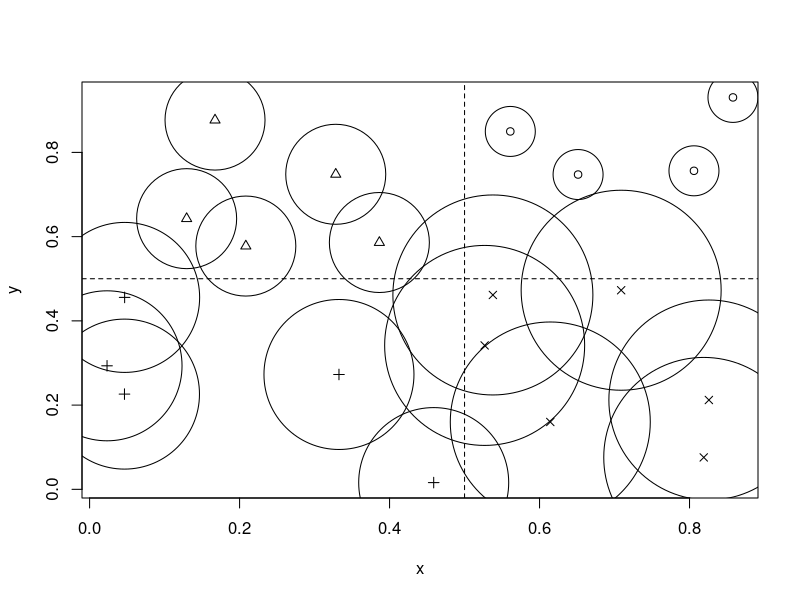
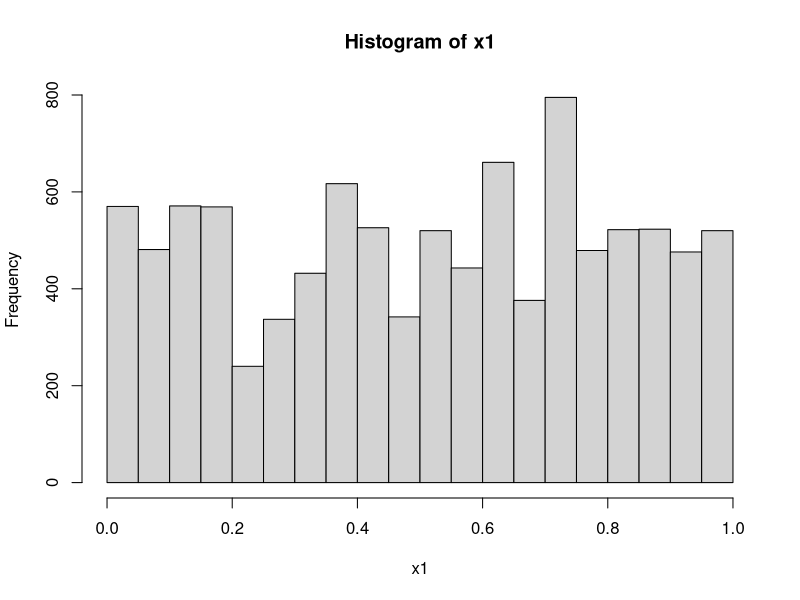
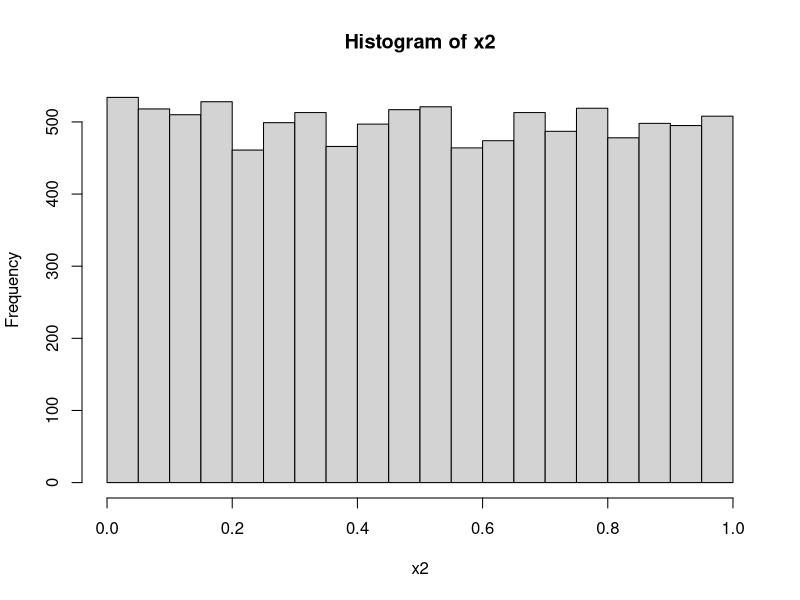
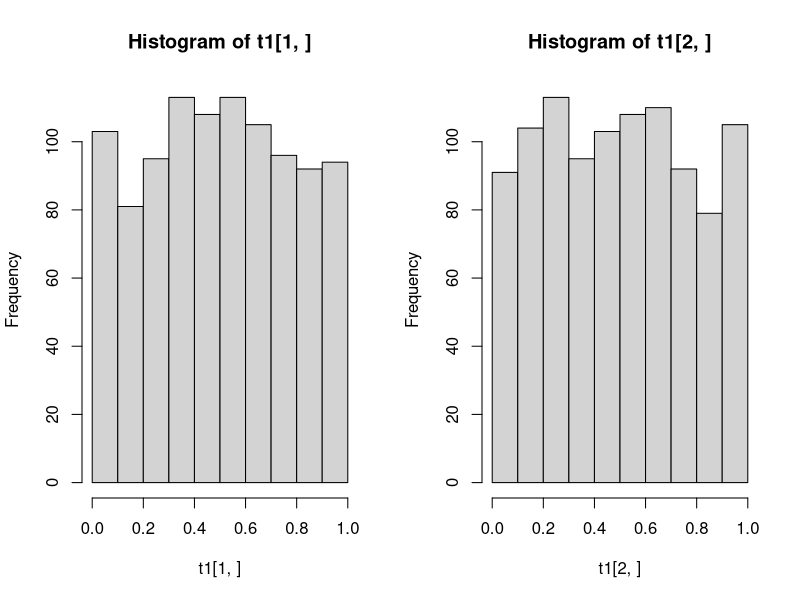
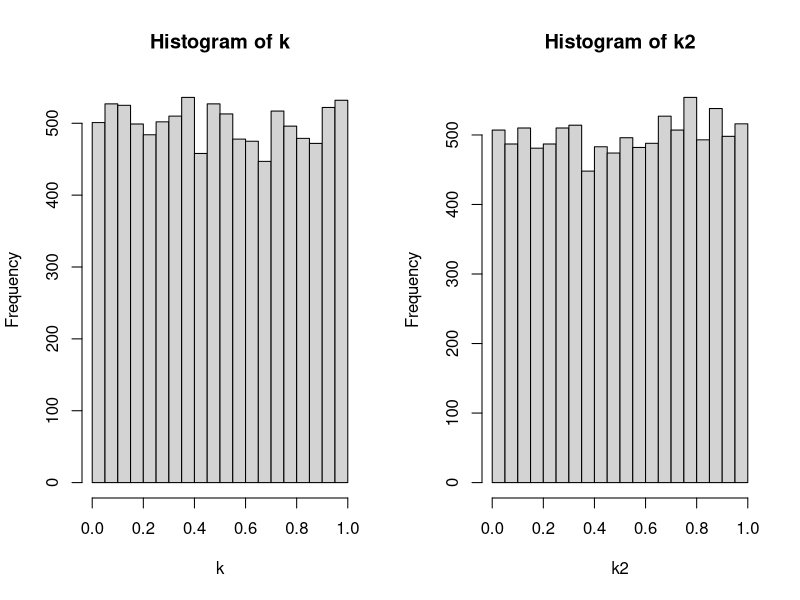
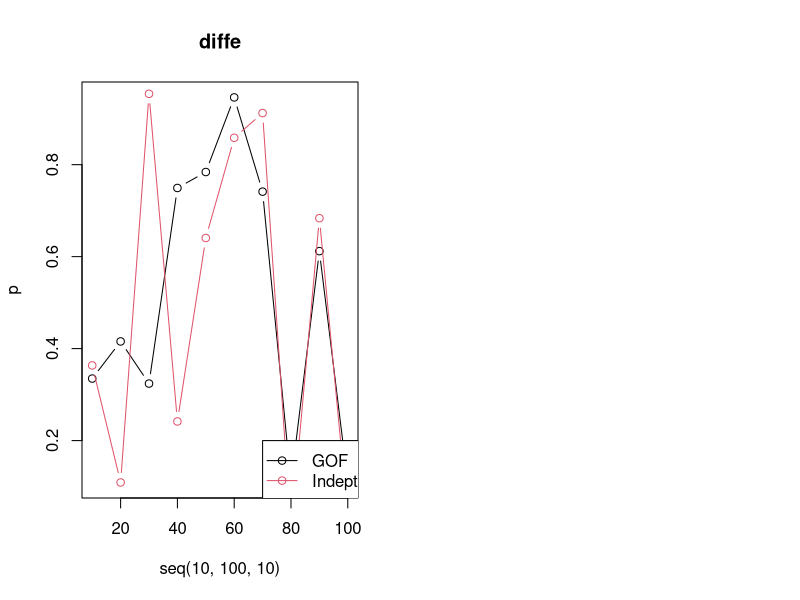

Generate these figures, in order, with R:
##-HW1-################
#1(a)
rep(seq(0,4), each = 5)

#1(b)
seq(1:5) + rep(0:4, each = 5)

#1(C) 
x <- c("red","yellow","blue","green","magenta","cyan")
i <- seq(1:3) + rep(0:3, each = 3)
x[i]


#2(a)-################
library(spatstat)

mindist <- function(x, y){
 min(nndist(x, y))
}

x <- runif(20)
y <- runif(20)
mindist(x, y)

#2(b)
grid <- function(x){
  if(x[1] > 0.5 && x[2] > 0.5){index <- 1
  }else if(x[1] < 0.5 && x[2] > 0.5){index <- 2
  }else if(x[1] < 0.5 && x[2] < 0.5){index <- 3
  }else {index <- 4}
}
xy <- rbind(x,y)
index <- apply(xy, 2, grid)

plot(x, y, pch=index)
abline(h = 0.5, v = 0.5, lty=2)

#2(c)
symbols(x, y, circles = index, add = T)


#3-################
gcd = function(a,b){
  if (b==0) a else gcd(b, a %% b) 
}

lcm = function(c,d){
  return(c * d / gcd(c,d)) 
}


#4(a)-################
midsqur <- function(seed,times){
  numvector <- NULL
  for(i in 1:times){
    num <- seed * seed
    seed <- (num%/%1000) %% 1000000
    numvector <- c(numvector, seed)
  }
  numvector <- (numvector / 10^6)
  return(numvector)
}

x <- ceiling(runif(1, 0, 999999)) 
x1 <- midsqur(x, 10000)
hist(x1)
ks.test(x1, y = "punif")

for(i in 1:length(x1)){
  y <- x1[i] - x1
  yc <- x1[which(y == 0)]
}
table(yc)


#4(b)
x1 <- 0.6
x2 <- 0
for (i in 1:10000){
  x1 <- (69069*x1) %% 2^32
  x2 <- c(x2, x1)
}
x2 <- x2[-1] / 2^32
hist(x2)

v <- floor(x2 * 10) 
chisq.test(table(v))
ks.test(x2, y = "punif")


#4(c)
xi <- rnorm(1, 0, 1)
yi <- rnorm(1, 0, 1)
zi <- rnorm(1, 0, 1)
vector <- NULL

for (j in 1:10000) {
  xi <- (171*xi) %% 30269
  yi <- (172*yi) %% 30307
  zi <- (170*zi) %% 30323
  ui <- ((xi/30269) + (yi/30307) + (zi/30323)) %% 1
  vector <- c(vector, ui)
}

v <- floor(x2 * 10) 
chisq.test(table(v))
ks.test(vector, y = "punif")


#5(a)-################
t1 <- NULL
be <- 10000/15
for (i in 1:1000) {
  a1 <- sample(c(1:15), 10000, T)
  a2 <- ceiling(15 * runif(10000))
  b1 <- table(a1)
  b2 <- table(a2)
  c1 <- sum((b1-be)^2 / be)
  c2 <- sum((b2-be)^2 / be)
  d1 <- pchisq(c1, 14)
  d2 <- pchisq(c2, 14)
  t1 <- cbind(t1,c(d1,d2))
}
par(mfrow = c(1, 2))
hist(t1[1,])
hist(t1[2,])

v1 <- table(floor(t1[1,] * 10))
chisq.test(v1)
v2 <- table(floor(t1[2,] * 10))
chisq.test(v2)

#5(b)
casio <- function(seed, times){
  phi <- (1+sqrt(5)) / 2
  uvector <- NULL
  for(i in 1:times){
    seed <- ((phi+seed)^5) %% 1
    uvector <- c(uvector,seed)
  }
  return(uvector)
}

casio2 <- function(seed,times){
  uvector <- NULL
  for(i in 1:times){
    seed <- ((sqrt(2)+seed)^5) %% 1
    uvector <- c(uvector,seed)
  }
  return(uvector)
}

l <- runif(1, 0, 1)
k <- casio(l, 10000)
k2 <- casio2(l, 10000)
par(mfrow = c(1, 2))
hist(k)
hist(k2)

v1 <- floor(k * 10)
chisq.test(table(v1))
v2 <- floor(k2 * 10)
chisq.test(table(v2))

#6
fibonacci <- function(seed,n){ 
  m <- length(seed) - 1 
  for (j in 1:n) { 
    x=(seed[j] + seed[j+m]) %% 1
    seed=c(seed,x)
  }
  return(seed[-c(1:(m+1))])
}

 
p <- NULL
pid <- NULL
for(i in 1:10){
  k <- runif(10*i, 0, 1)
  k <- fibonacci(k,10000)
  pvector <- chisq.test(table(ceiling(k*10)/10))$p.value
  p <- c(p,pvector)
  mat <- matrix(k[-1],ncol=3333, byrow = F)
  mat2 <- apply(mat,2,rank)
  mat3 <- mat2[1,]*100 + mat2[2,]*10 + mat2[3,]
  pidvector <- chisq.test(table(mat3))$p.value
  pid <- c(pid,pidvector)
}

plot(seq(10, 100, 10), p, type = "b", main = "diffe")
lines(seq(10, 100, 10), pid, type = "b", col = 2)
legend(70, .2, c("GOF", "Indept"), col = c(1, 2), lty = 1, pch = 1)
abline(h = 0.05, col = 3)
